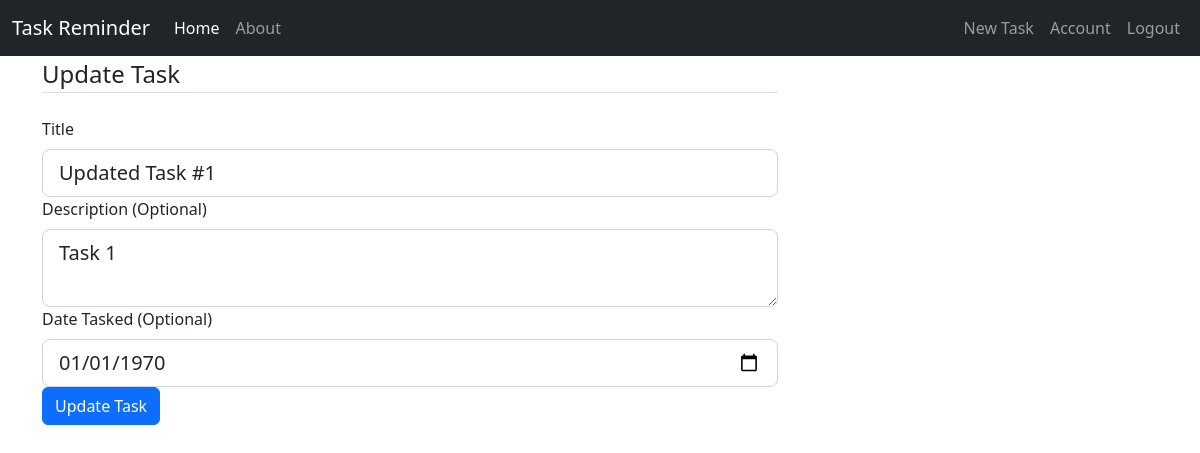
/task/1/update (signed in), run on an earlier commit of the app's database.
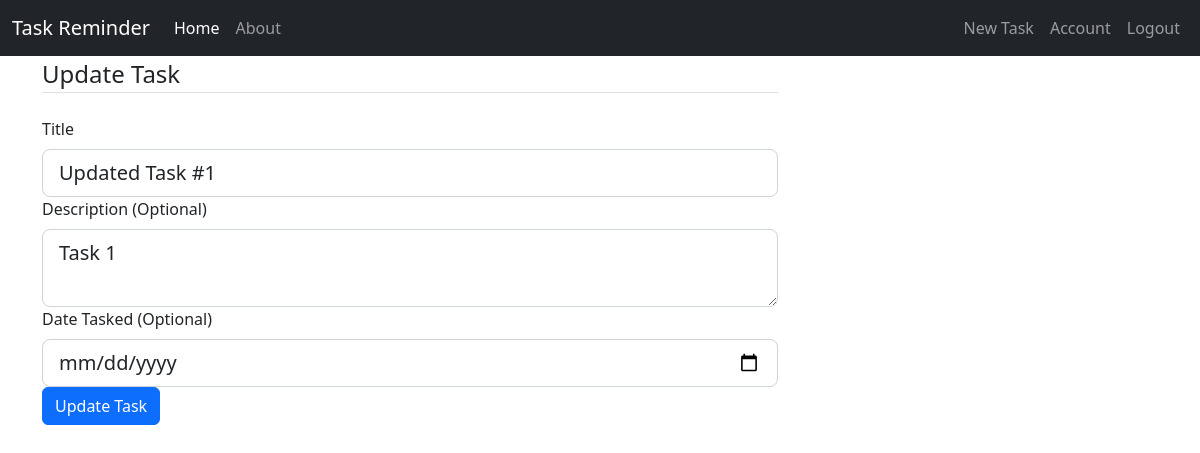
And on a later commit of the database.
### task_app/models.py (models this page shows, shortened)
class Task(db.Model):
    id = db.Column(db.Integer, primary_key=True)
    title = db.Column(db.String(100), nullable=False)
    content = db.Column(db.Text)
    date_created = db.Column(db.Date, nullable=False, default=datetime.utcnow)
    date_tasked = db.Column(db.Date, nullable=True, default=None)
    user_id = db.Column(db.Integer, db.ForeignKey("user.id"), nullable=False)

### task_app/tasks/routes.py (the view)
@tasks.route("/task/<int:task_id>/update", methods=["GET", "POST"])
@login_required
def update_task(task_id):
    task = Task.query.get_or_404(task_id)
    if task.user_id != current_user.id:
        abort(403)
    form = TaskUpdateForm()
    if form.validate_on_submit():
        task.title = form.title.data
        task.content = form.content.data
        task.date_tasked = form.date_tasked.data
        db.session.commit()
        flash("Task updated.", "success")
        return redirect(url_for("main.home", task_id=task.id))
    elif request.method == "GET":
        form.title.data = task.title
        form.content.data = task.content
        form.date_tasked.data = task.date_tasked
    return render_template("create_task.html", form=form, legend="Update Task", pagetitle="Update Task")

### task_app/tasks/forms.py
class TaskUpdateForm(TaskFormMixin):
    submit = SubmitField("Update Task")

### task_app/models.py (called while the page is built)
@login_manager.user_loader
def load_user(user_id):
    return User.query.get(int(user_id))

### task_app/templates/create_task.html (shortened to what this page needs)
{% extends "layout.html" %}
{% block content %}
    <div class="content-section">
        <form method="POST" action="">
            <fieldset class="form-group">
                <legend class="border-bottom mb-4">{{ legend }}</legend>
                <div class="form-group">
                    {{ form.title.label(class="form-label") }}
                    {% if form.title.errors %}
                        {{ form.title(class="form-control form-control-lg is-invalid") }}
                        <div class="invalid-feedback">
                            {% for error in form.title.errors %}
                                <span>{{ error }}</span>
                            {% endfor %}
                        </div>
                    {% else %}
                        {{ form.title(class="form-control form-control-lg") }}
                    {% endif %}
                </div>
                <div class="form-group">
                    {{ form.content.label(class="form-label") }}
                    {% if form.content.errors %}
                        {{ form.content(class="form-control form-control-lg is-invalid") }}
                        <div class="invalid-feedback">
                            {% for error in form.content.errors %}
                                <span>{{ error }}</span>
                            {% endfor %}
                        </div>
                    {% else %}
                        {{ form.content(class="form-control form-control-lg") }}
                    {% endif %}
                </div>
                <div class="form-group date">
                    {{ form.date_tasked.label(class="form-label") }}
                    {% if form.date_tasked.errors %}
                        {{ form.date_tasked(class="form-control form-control-lg is-invalid") }}
                        <div class="invalid-feedback">
                            {% for error in form.date_tasked.errors %}
                                <span>{{ error }}</span>
                            {% endfor %}
                        </div>
                    {% else %}
                        {{ form.date_tasked(class="form-control form-control-lg") }}
                    {% endif %}
                </div>
            </fieldset>
            <div class="form-group">
                {{ form.submit(class="btn btn-primary") }}
            </div>
        </form>
    </div>
{% endblock %}

What changed in the data, as far as the page shows it:
changed Task "Updated Task #1": date_tasked "01/01/1970" → (not shown)
